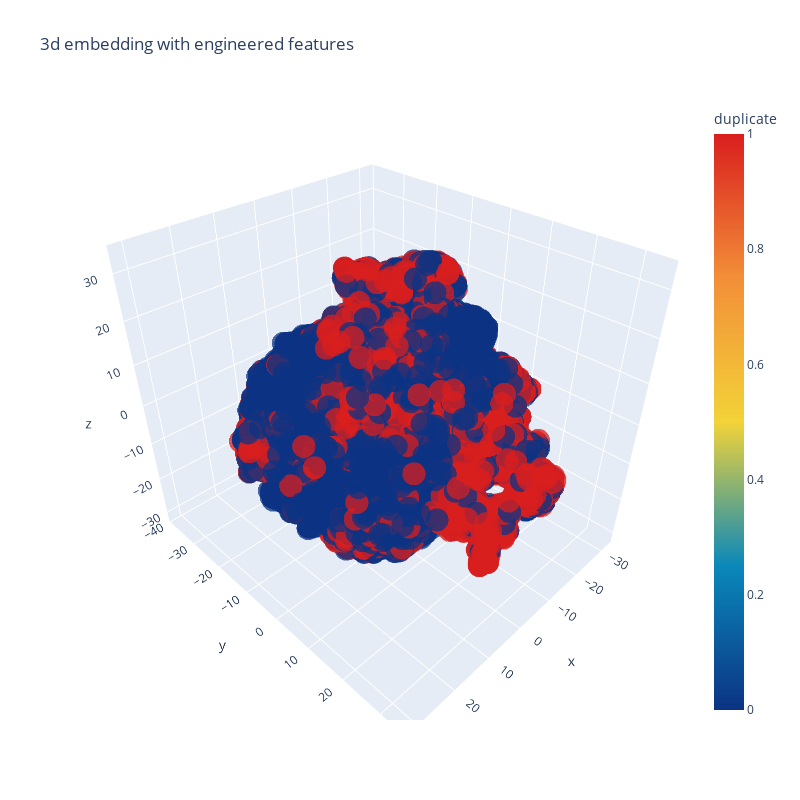

Notebook source saved alongside this figure:
### Code cell
import plotly.graph_objs as go
import plotly.tools as tls
import plotly.offline as py
py.init_notebook_mode(connected=True)

trace1 = go.Scatter3d(
    x=tsne3d[:,0],
    y=tsne3d[:,1],
    z=tsne3d[:,2],
    mode='markers',
    marker=dict(
        sizemode='diameter',
        color = y,
        colorscale = 'Portland',
        colorbar = dict(title = 'duplicate'),
        line=dict(color='rgb(255, 255, 255)'),
        opacity=0.75
    )
)

data=[trace1]
layout=dict(height=800, width=800, title='3d embedding with engineered features')
fig=dict(data=data, layout=layout)
py.iplot(fig, filename='3DBubble')

### Figure 1 — Plotly figure (JSON) as saved in the notebook; plotly's stock layout.template omitted (floating-point values rounded to 4 significant figures; data arrays with more than 128 entries replaced by an {"elided": "..."} marker saying what was removed)
{"data": [{"marker": {"color": {"elided": "30000 int values"}, "colorbar": {"title": {"text": "duplicate"}}, "colorscale": [[0, "rgb(12,51,131)"], [0.25, "rgb(10,136,186)"], [0.5, "rgb(242,211,56)"], [0.75, "rgb(242,143,56)"], [1, "rgb(217,30,30)"]], "line": {"color": "rgb(255, 255, 255)"}, "opacity": 0.75, "sizemode": "diameter"}, "mode": "markers", "type": "scatter3d", "x": {"elided": "30000 float values"}, "y": {"elided": "30000 float values"}, "z": {"elided": "30000 float values"}}], "layout": {"height": 800, "title": {"text": "3d embedding with engineered features"}, "width": 800}}
